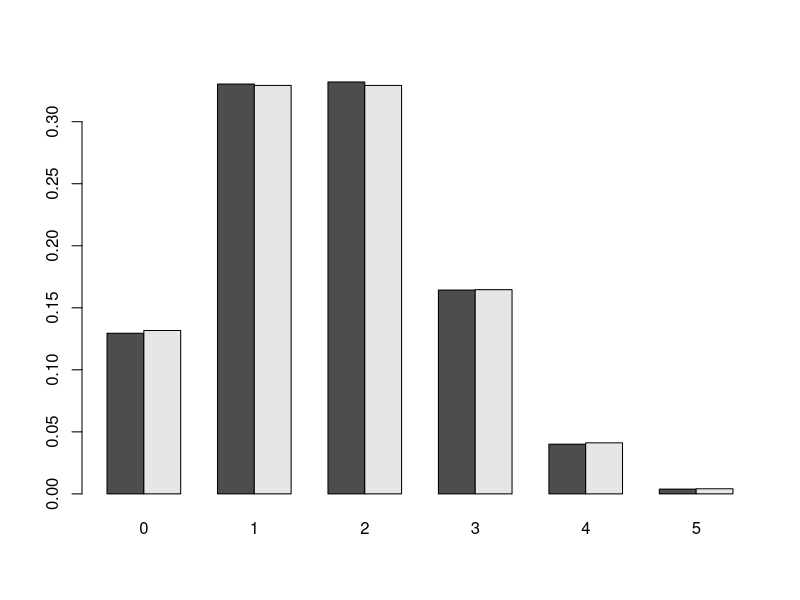

The R source for this figure:
hyper.data <- dhyper(0:5, 100, 200, 5)
binom.data <- dbinom(0:5, 5, 1 / 3)

png("Barplot.png")
barplot(rbind(hyper.data, binom.data), beside = T, names.arg = 0:5)
dev.off()